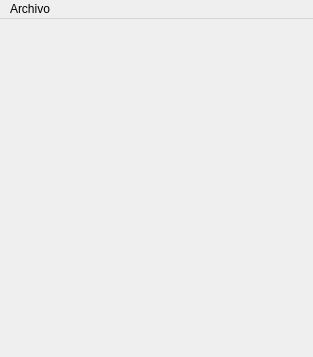
<?xml version="1.0" encoding="UTF-8"?>
<ui version="4.0">
 <class>MainWindow</class>

 <widget class="QMainWindow" name="MainWindow">
  <property name="geometry">
   <rect>
    <x>0</x>
    <y>0</y>
    <width>313</width>
    <height>357</height>
   </rect>
  </property>
  <property name="sizePolicy">
   <sizepolicy hsizetype="Maximum" vsizetype="Maximum">
    <horstretch>1</horstretch>
    <verstretch>1</verstretch>
   </sizepolicy>
  </property>
  <property name="windowTitle">
   <string>OCT-Tools</string>
  </property>


  <widget class="QWidget" name="centralwidget">
   <widget class="QWidget" name="verticalLayoutWidget">
    <property name="geometry">
     <rect>
      <x>0</x>
      <y>0</y>
      <width>311</width>
      <height>761</height>
     </rect>
    </property>
    <layout class="QVBoxLayout" name="menuVertical" stretch="">
     <property name="sizeConstraint">
      <enum>QLayout::SetMaximumSize</enum>
     </property>
    </layout>
   </widget>


   <widget class="QWidget" name="verticalLayoutWidget_2">
    <property name="geometry">
     <rect>
      <x>310</x>
      <y>0</y>
      <width>871</width>
      <height>761</height>
     </rect>
    </property>
    <layout class="QVBoxLayout" name="contenido" stretch="">
     <property name="sizeConstraint">
      <enum>QLayout::SetMaximumSize</enum>
     </property>
    </layout>
   </widget>
  </widget>


  <widget class="QMenuBar" name="menubar">
   <property name="geometry">
    <rect>
     <x>0</x>
     <y>0</y>
     <width>313</width>
     <height>26</height>
    </rect>
   </property>
   <widget class="QMenu" name="menuArchivo">
    <property name="title">
     <string>Archivo</string>
    </property>
    <!--
    <widget class="QMenu" name="menuExportar">
     <property name="title">
      <string>Exportar</string>
     </property>
     <addaction name="actionImagen"/>
    </widget>
    <addaction name="actionNuevo"/>
    -->
    <addaction name="actionAbrir"/>
    <!--
    <addaction name="actionGuardar"/>
    <addaction name="separator"/>
    <addaction name="menuExportar"/>
    <addaction name="actionImprimir"/>
    -->
    <addaction name="separator"/>
    <addaction name="actionSalir"/>
   </widget>

   <!--
   <widget class="QMenu" name="menuEditar">
    <property name="title">
     <string>Editar</string>
    </property>
    <addaction name="actionRehacer"/>
    <addaction name="actionDeshacer"/>
    <addaction name="separator"/>
    <addaction name="actionCortar"/>
    <addaction name="actionCopiar"/>
    <addaction name="actionPegar"/>
   </widget>

   <widget class="QMenu" name="menuOCT">
    <property name="title">
     <string>OCT</string>
    </property>

    <widget class="QMenu" name="menuSegmentar">
     <property name="title">
      <string>Segmentar</string>
     </property>
     <addaction name="actionAlgoritmo_1"/>
     <addaction name="actionAlgoritmo_2"/>
     <addaction name="actionAlgoritmo_3"/>
     <addaction name="separator"/>
     <addaction name="actionEditar_segmentaci_n"/>
    </widget>

    <addaction name="actionAgregar_referencia_ocular"/>
    <addaction name="separator"/>
    <addaction name="actionFusionar"/>
    <addaction name="actionRectificar"/>
    <addaction name="menuSegmentar"/>
    <addaction name="separator"/>
   </widget>
   
   <widget class="QMenu" name="menuAyuda">
    <property name="title">
     <string>Ayuda</string>
    </property>
    <addaction name="actionAcerca_de"/>
    <addaction name="actionManual_de_usuario"/>
   </widget>
   -->

   <addaction name="menuArchivo"/>
   <!--
   <addaction name="menuEditar"/>
   <addaction name="menuOCT"/>
   <addaction name="menuAyuda"/>
   -->
  </widget>


  <!--
  <widget class="QStatusBar" name="statusbar"/>
 -->

  <!--
  <action name="actionNuevo">
   <property name="text">
    <string>Nuevo</string>
   </property>
  </action>
  -->
  <action name="actionAbrir">
   <property name="text">
    <string>Abrir</string>
   </property>
  </action>
  <!--
  <action name="actionGuardar">
   <property name="text">
    <string>Guardar</string>
   </property>
  </action>
  -->
  <action name="actionSalir">
   <property name="text">
    <string>Salir</string>
   </property>
  </action>
  <!--
  <action name="actionRehacer">
   <property name="text">
    <string>Rehacer</string>
   </property>
  </action>
  <action name="actionDeshacer">
   <property name="text">
    <string>Deshacer</string>
   </property>
  </action>
  <action name="actionCortar">
   <property name="text">
    <string>Cortar</string>
   </property>
  </action>
  <action name="actionCopiar">
   <property name="text">
    <string>Copiar</string>
   </property>
  </action>
  <action name="actionPegar">
   <property name="text">
    <string>Pegar</string>
   </property>
  </action>
  <action name="actionAgregar_referencia_ocular">
   <property name="text">
    <string>Agregar referencia ocular</string>
   </property>
  </action>
  <action name="actionRectificar">
   <property name="text">
    <string>Rectificar</string>
   </property>
  </action>
  <action name="actionFusionar">
   <property name="text">
    <string>Fusionar</string>
   </property>
  </action>
  <action name="actionAlgoritmo_1">
   <property name="text">
    <string>Algoritmo 1</string>
   </property>
  </action>
  <action name="actionAlgoritmo_2">
   <property name="text">
    <string>Algoritmo 2</string>
   </property>
  </action>
  <action name="actionAlgoritmo_3">
   <property name="text">
    <string>Algoritmo 3</string>
   </property>
  </action>
  <action name="actionEditar_segmentaci_n">
   <property name="text">
    <string>Editar segmentación</string>
   </property>
  </action>
  <action name="actionImprimir">
   <property name="text">
    <string>Imprimir</string>
   </property>
  </action>
  <action name="actionImagen">
   <property name="text">
    <string>Imagen</string>
   </property>
  </action>
  <action name="actionAcerca_de">
   <property name="text">
    <string>Acerca de</string>
   </property>
  </action>
  <action name="actionManual_de_usuario">
   <property name="text">
    <string>Manual de usuario</string>
   </property>
  </action>
  -->
 </widget>
 
 <resources/>
 <connections/>
</ui>
